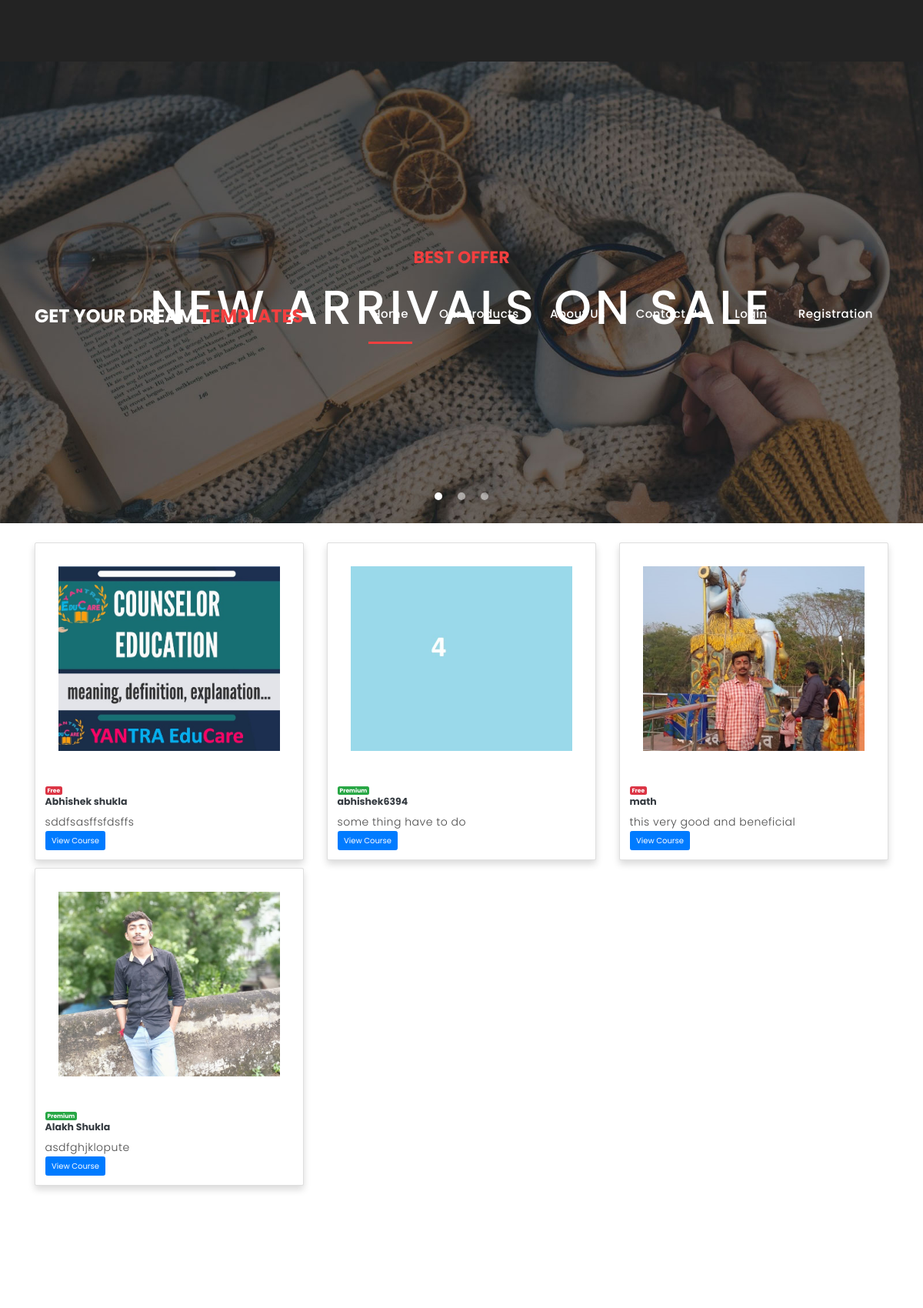
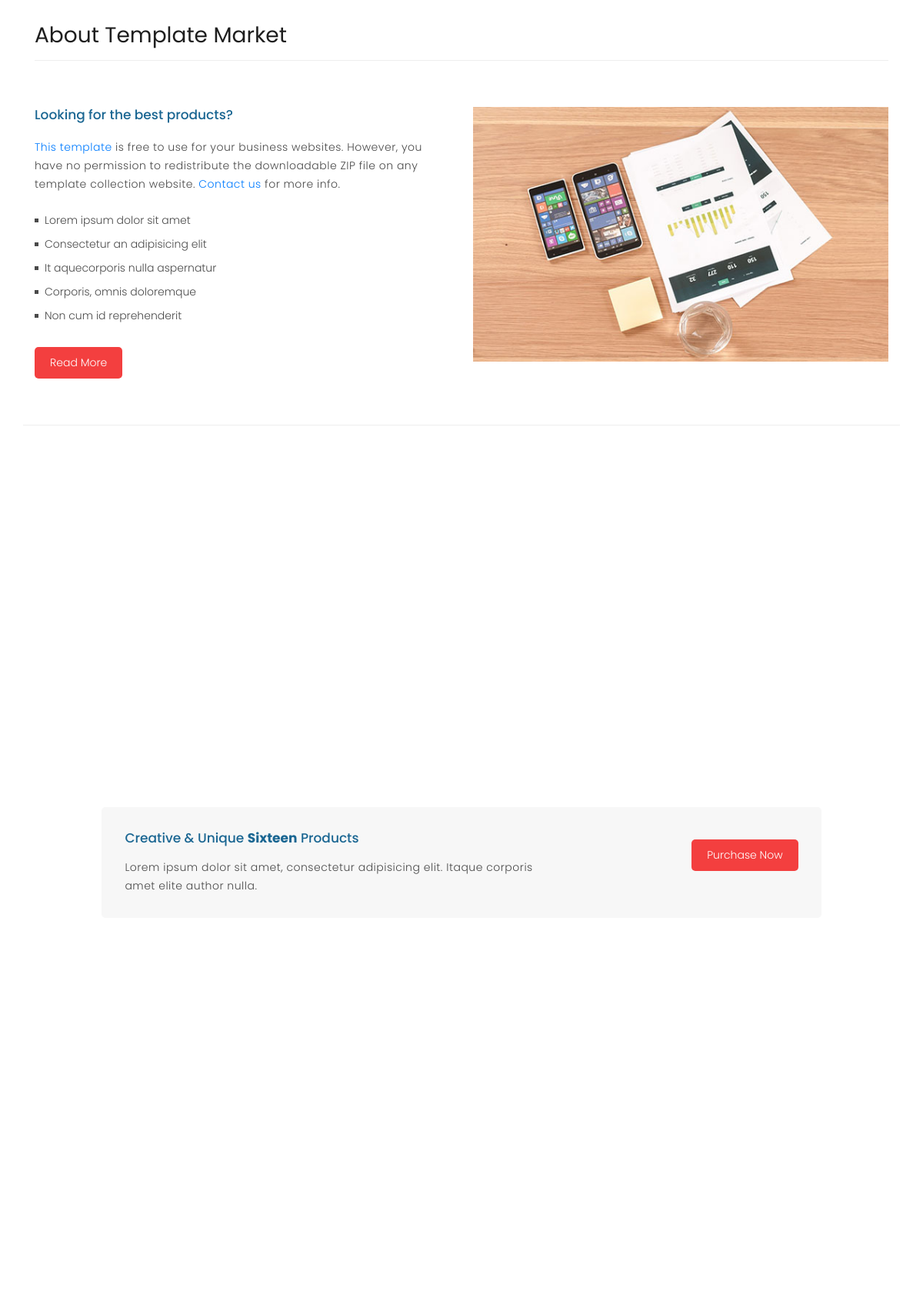
The page / (upper part) on the database its author committed (2 pictures, top to bottom).
### developer/models.py (models this page shows, shortened)
class template_post(models.Model):
    user = models.ForeignKey(User,on_delete=models.CASCADE)
    name = models.CharField(max_length=120)
    description = models.TextField()
    category = models.CharField(choices=CATEGORY_CHOICES,max_length=12)
    image1 = models.ImageField(default='default.jpg', null= True,blank=True ,upload_to='profile_pics')
    image2 = models.ImageField(default='default.jpg',null= True,blank=True , upload_to='profile_pics')
    image3 = models.ImageField(default='default.jpg',null= True,blank=True , upload_to='profile_pics')
    image4 = models.ImageField(default='default.jpg',null= True,blank=True , upload_to='profile_pics')
    image5 = models.ImageField(default='default.jpg', null= True,blank=True ,upload_to='profile_pics')
    is_pro = models.BooleanField(default=False)
    file = models.FileField(upload_to='media')

### base_tem/views.py (the view)
# urls.py: path('',views.home_view,name='home'),
def home_view(request):
    templa = template_post.objects.all()
    return render(request, "home.html",{'templa':templa})

### templates/home.html (shortened to what this page needs)
{% extends "base.html" %}
{% load static %}
  {% block main-content %}
    <div class="banner header-text">
      <div class="owl-banner owl-carousel">
        <div class="banner-item-01">
          <div class="text-content">
            <h4>Best Offer</h4>
            <h2>New Arrivals On Sale</h2>
          </div>
        </div>
      </div>
    </div>
     <div class="container mt-4">
        <div class="row">
            {% for c in templa %}
            <div class="col-lg-4 mt-3">
                <div class="card shadow">
                <img src="/media/{{c.image1}}" class="card-img-top p-5 img-fluid img-centered img-responsive" style="height:300px;width:400px">
                    <div class="card-body">
                        {% if c.is_pro %}
                        <span class="badge badge-success">Premium</span>
                        {% else %}
                        <span class="badge badge-danger">Free</span>
                        {% endif %}
                      <a href="{% url 'detail' c.id%}"><h5 class="card-title text-dark"><b>{{c.name}}</b></h5></a>
                      <p class="card-text">{{c.description |safe}}</p>
                      <a href="{% url 'detail' c.id%}" class="btn btn-primary">View Course</a>
                    </div>
                </div>
            </div>
            {% endfor %}
        </div>
    </div>
    <div class="best-features">
      <div class="container">
        <div class="row">
          <div class="col-md-12">
            <div class="section-heading">
              <h2>About Template Market</h2>
            </div>
          </div>
          <div class="col-md-6">
            <div class="left-content">
              <h4>Looking for the best products?</h4>
              <p><a rel="nofollow" href="https://github.com/Baba7080" target="_parent">This template</a> is free to use for your business websites. However, you have no permission to redistribute the downloadable ZIP file on any template collection website. <a rel="nofollow" href="https://templatemo.com/contact">Contact us</a> for more info.</p>
              <ul class="featured-list">
                <li><a href="#">Lorem ipsum dolor sit amet</a></li>
                <li><a href="#">Consectetur an adipisicing elit</a></li>
                <li><a href="#">It aquecorporis nulla aspernatur</a></li>
                <li><a href="#">Corporis, omnis doloremque</a></li>
                <li><a href="#">Non cum id reprehenderit</a></li>
              </ul>
              <a href="about.html" class="filled-button">Read More</a>
            </div>
          </div>
          <div class="col-md-6">
            <div class="right-image">
              <img src="assets/images/feature-image.jpg" alt="">
            </div>
          </div>
        </div>
      </div>
    </div>
    <div class="call-to-action">
      <div class="container">
        <div class="row">
          <div class="col-md-12">
            <div class="inner-content">
              <div class="row">
                <div class="col-md-8">
                  <h4>Creative &amp; Unique <em>Sixteen</em> Products</h4>
                  <p>Lorem ipsum dolor sit amet, consectetur adipisicing elit. Itaque corporis amet elite author nulla.</p>
                </div>
                <div class="col-md-4">
                  <a href="#" class="filled-button">Purchase Now</a>
                </div>
              </div>
            </div>
          </div>
        </div>
      </div>
    </div>
 {% endblock main-content %}

### templates/base.html (shortened to what this page needs)
<!DOCTYPE html>
{% load static %}
<html lang="en">
  <head>
    <link href="https://cdn.jsdelivr.net/npm/bootstrap@5.0.0-beta1/dist/css/bootstrap.min.css" rel="stylesheet">
    <link rel="stylesheet" href="{% static 'app/css/owl.carousel.min.css' %}">
    <link rel="stylesheet" href="{% static 'app/css/all.min.css' %}">
    <link rel="stylesheet" href="{% static 'app/css/style.css' %}">
    <link href="static/vendor/bootstrap/css/bootstrap.min.css" rel="stylesheet">
    <link rel="stylesheet" href="static/assets/css/fontawesome.css">
    <link rel="stylesheet" href="static/assets/css/templatemo-sixteen.css">
    <link rel="stylesheet" href="static/assets/css/owl.css">
  </head>
  <body>
      <header class="">
        <nav class="navbar navbar-expand-lg">
          <div class="container">
            <a class="navbar-brand" href="index.html"><h2>Get Your Dream <em>Templates</em></h2></a>
            <div class="collapse navbar-collapse" id="navbarResponsive">
              <ul class="navbar-nav ml-auto">
                <li class="nav-item active">
                  <a class="nav-link" href="{% url 'home'  %}">Home
                  </a>
                </li>
                <li class="nav-item">
                  <a class="nav-link" href="products.html">Our Products</a>
                </li>
                <li class="nav-item">
                  <a class="nav-link" href="about.html">About Us</a>
                </li>
                <li class="nav-item">
                  <a class="nav-link" href="contact.html">Contact Us</a>
                </li>
                {% if request.user.is_authenticated %}
                  <li class="nav-item">
                    <a class="nav-link" href="#"> {{request.user.username|capfirst}}</a>
                  </li>
                {% else %}
                <li class="nav-item">
                  <a class="nav-link" href="{% url 'dev_login' %}"> Login</a>
                </li>
                <li class="nav-item">
                  <a class="nav-link" href="{% url 'dev_registration' %}">Registration</a>
                </li>
                {% endif %}
              </ul>
            </div>
          </div>
        </nav>
      </header>
    {% block main-content %} {% endblock main-content %}
    <footer>
      <div class="container">
      </div>
    </footer>
  </body>
  </html>

### static/medi/style.css (style rules this page uses)
* { padding: 0; margin: 0; box-sizing: border-box; }
html { font-size: 10px; font-family: 'Montserrat', sans-serif; scroll-behavior: smooth; }
a { text-decoration: none; }
.container { min-height: 100vh; width: 100%; display: flex; align-items: center; justify-content: center; }
img { height: 100%; width: 100%; object-fit: cover; }
p { color: black; font-size: 1.4rem; margin-top: 5px; line-height: 2.5rem; font-weight: 300; letter-spacing: .05rem; }

### static/assets/css/templatemo-sixteen.css (style rules this page uses)
body { font-family: 'Poppins', sans-serif; overflow-x: hidden; text-rendering: optimizeLegibility; -webkit-font-smoothing: antialiased; -moz-osx-font-smoothing: grayscale; }
p { margin-bottom: 0px; font-size: 14px; font-weight: 300; color: #4a4a4a; line-height: 24px; }
a { text-decoration: none!important; }
ul { padding: 0; margin: 0; list-style: none; }
h1,h2,h3,h4,h5,h6 { margin: 0px; }
a.filled-button { background-color: #f33f3f; color: #fff; font-size: 14px; text-transform: capitalize; font-weight: 300; padding: 10px 20px; border-radius: 5px; display: inline-block; transition: all 0.3s; }
.section-heading { text-align: left; margin-bottom: 60px; border-bottom: 1px solid #eee; }
.section-heading h2 { font-size: 28px; font-weight: 400; color: #1e1e1e; margin-bottom: 15px; }
header { position: absolute; z-index: 99999; width: 100%; height: 80px; background-color: #232323; -webkit-transition: all 0.3s ease-in-out 0s; -moz-transition: all 0.3s ease-in-out 0s; -o-transition: all 0.3s ease-in-out 0s; transition: all 0.3s ease-in-out 0s; }
header .navbar { padding: 17px 0px; }
.navbar .navbar-brand { float: left; margin-top: -12px; outline: none; }
.navbar .navbar-brand h2 { color: #fff; text-transform: uppercase; font-size: 24px; font-weight: 700; -webkit-transition: all .3s ease 0s; -moz-transition: all .3s ease 0s; -o-transition: all .3s ease 0s; transition: all .3s ease 0s; }
.navbar .navbar-brand h2 em { font-style: normal; color: #f33f3f; }
#navbarResponsive { z-index: 999; }
.navbar-collapse { text-align: center; }
.navbar .navbar-nav .nav-item { margin: 0px 15px; }
.navbar .navbar-nav a.nav-link { text-transform: capitalize; font-size: 15px; font-weight: 500; letter-spacing: 0.5px; color: #fff; transition: all 0.5s; margin-top: 5px; }
.navbar .navbar-nav .nav-link:hover, .navbar .navbar-nav .active>.nav-link, .navbar .navbar-nav .nav-link.active, .navbar .navbar-nav .nav-link.show, .navbar .navbar-nav .show>.nav-link { color: #fff; padding-bottom: 25px; border-bottom: 3px solid #f33f3f; }
.banner { position: relative; text-align: center; padding-top: 80px; }
.banner-item-01 { padding: 300px 0px; background-image: url(../images/slide_01.jpg); background-size: cover; background-repeat: no-repeat; background-position: center center; }
.banner .text-content { position: absolute; top: 50%; transform: translateY(-50%); text-align: center; width: 100%; }
.banner .text-content h4 { color: #f33f3f; font-size: 22px; text-transform: uppercase; font-weight: 700; margin-bottom: 15px; }
.banner .text-content h2 { color: #fff; font-size: 62px; text-transform: uppercase; letter-spacing: 5px; }
.best-features { margin-top: 50px; }
.best-features .container .row { border-bottom: 1px solid #eee; padding-bottom: 60px; }
.best-features img { width: 100%; overflow: hidden; }
.best-features h4 { font-size: 17px; color: #1a6692; margin-bottom: 20px; }
.best-features ul.featured-list li { display: block; margin-bottom: 10px; }
.best-features p { margin-bottom: 25px; }
.best-features ul.featured-list li a { font-size: 14px; color: #4a4a4a; font-weight: 300; transition: all .3s; position: relative; padding-left: 13px; }
.best-features ul.featured-list li a:before { content: ''; width: 5px; height: 5px; display: inline-block; background-color: #4a4a4a; position: absolute; left: 0; transition: all .3s; top: 8px; }
.best-features .filled-button { margin-top: 20px; }
.call-to-action .inner-content { margin-top: 60px; padding: 30px; background-color: #f7f7f7; border-radius: 5px; }
.call-to-action .inner-content h4 { font-size: 17px; color: #1a6692; margin-bottom: 15px; }
.call-to-action .inner-content em { font-style: normal; font-weight: 700; }
.call-to-action .inner-content .col-md-4 { text-align: right; }
.call-to-action .inner-content .filled-button { margin-top: 12px; }
footer { text-align: center; }

### rows shown on the page
template_post: image1 (picture), is_pro "Free", name "Abhishek shukla", description "sddfsasffsfdsffs"
template_post: image1 (picture), is_pro "Premium", name "abhishek6394", description "some thing have to do"
template_post: image1 (picture), is_pro "Free", name "math", description "this very good and beneficial"
template_post: image1 (picture), is_pro "Premium", name "Alakh Shukla", description "asdfghjklopute"
